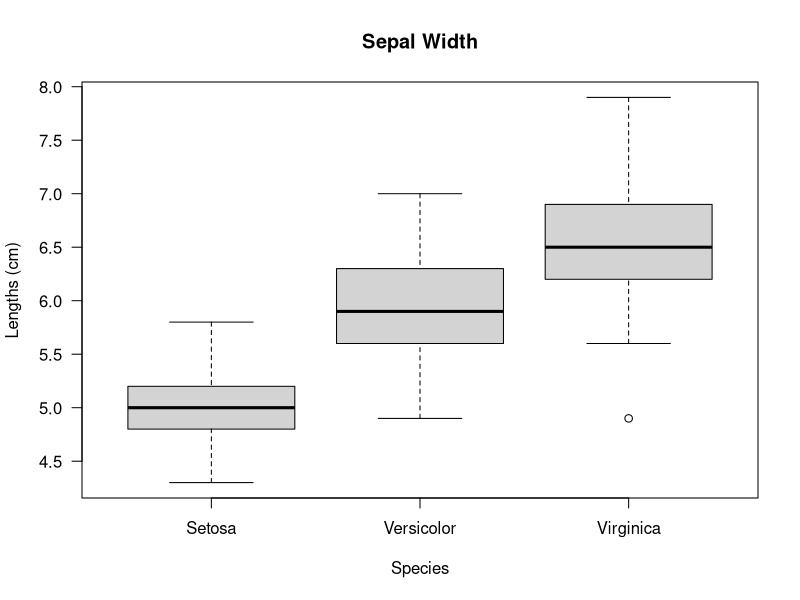
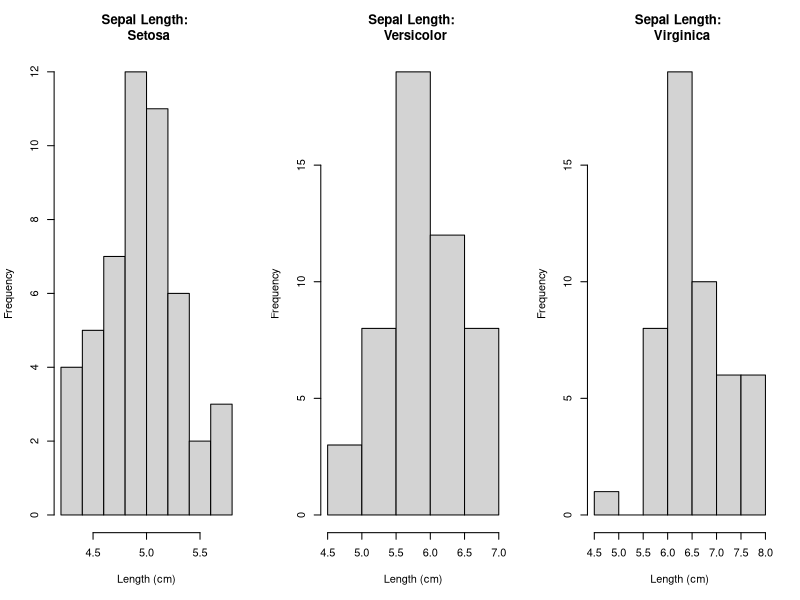
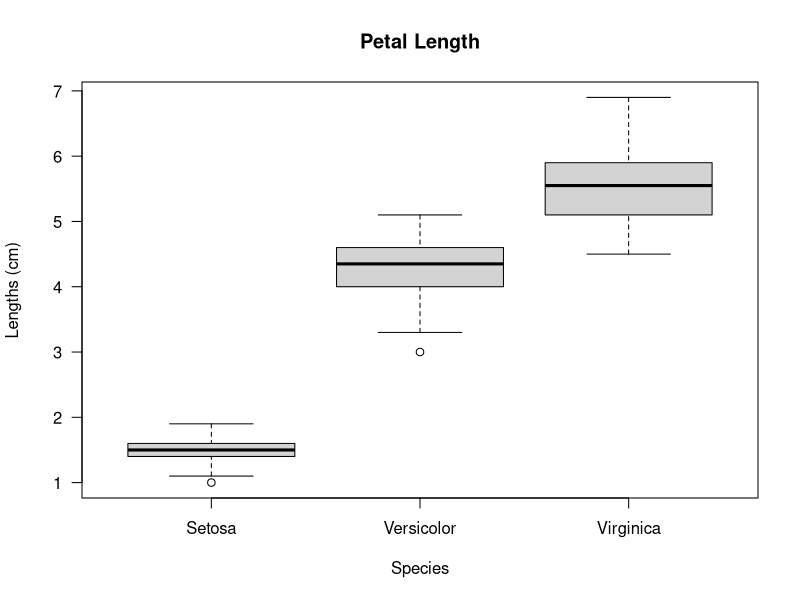
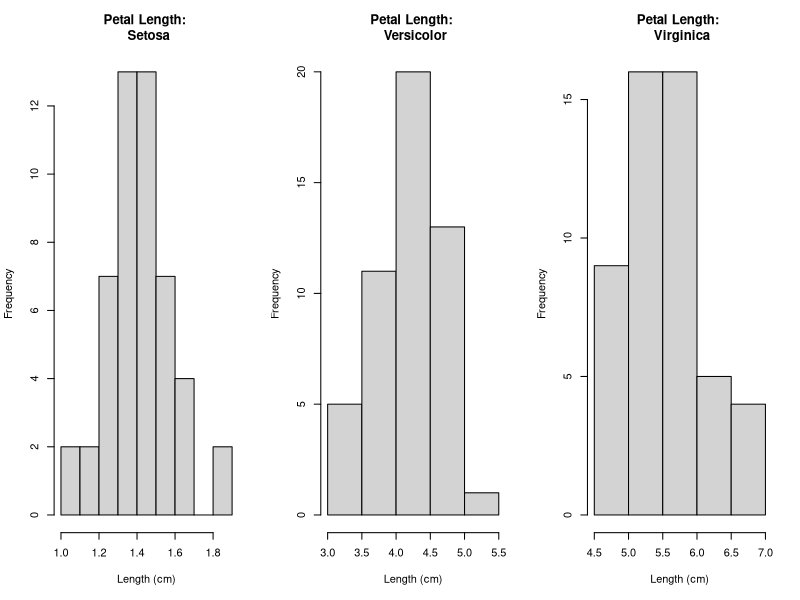
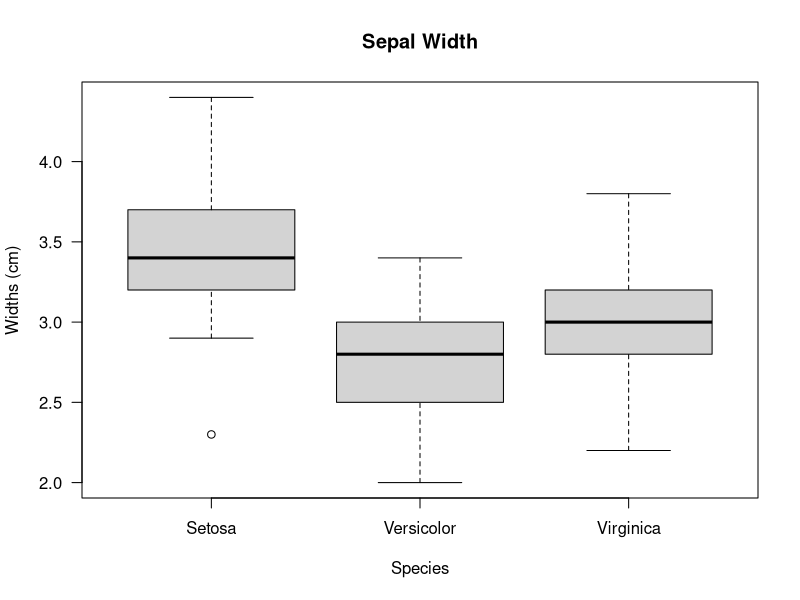
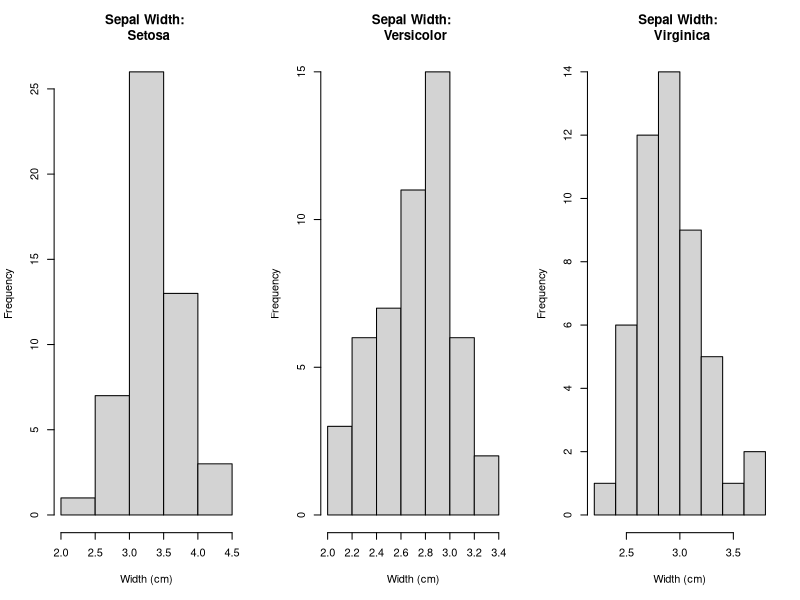
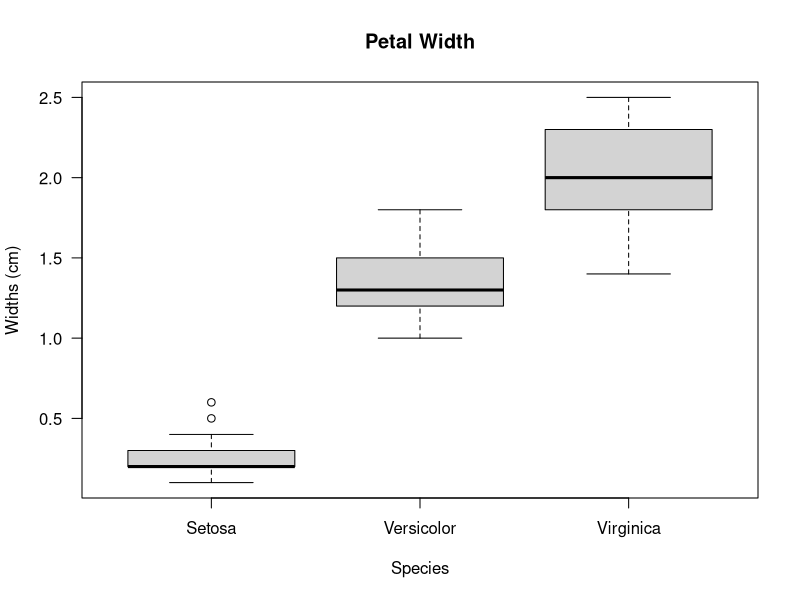
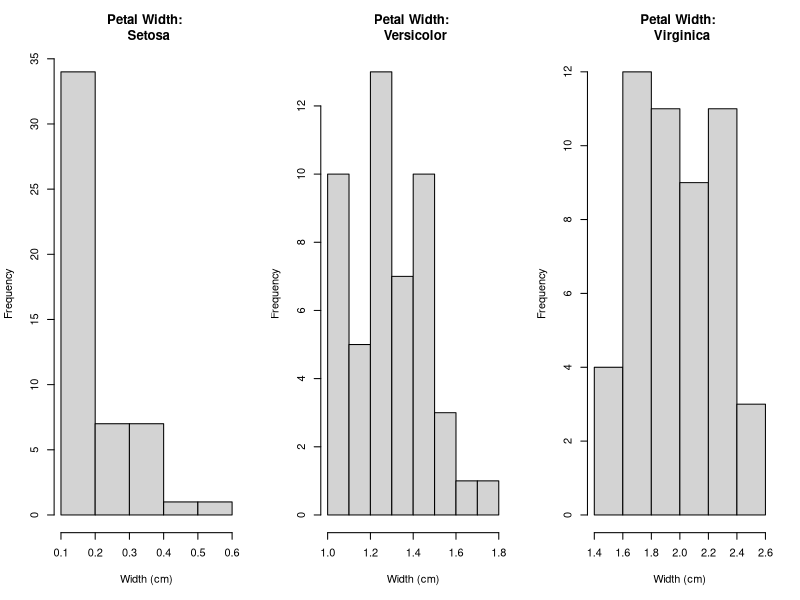

Write the R code that produced these figures, in order.
#packages
library(dplyr)

#load dataset
data(iris)

#basic analysis
##summary
summary(iris)
##summary
str(iris) 
##first observations
head(iris)

##################### Sepal length analysis #####################
##setosa
SS <-subset(iris, subset=Sepal.Length & Species == "setosa") %>%
     select(-Sepal.Width, -Petal.Length, -Petal.Width)
##versicolor
SV <-subset(iris, subset=Sepal.Length & Species == "versicolor") %>%
     select(-Sepal.Width, -Petal.Length, -Petal.Width)
##virginica
SVI <-subset(iris, subset=Sepal.Length & Species == "virginica") %>%
      select(-Sepal.Width, -Petal.Length, -Petal.Width)
#boxplot
boxplot(SS$Sepal.Length, 
        SV$Sepal.Length, 
        SVI$Sepal.Length, 
        xlab = "Species", 
        ylab ="Lengths (cm)", 
        main = "Sepal Width",
        las = 1, 
        names=c("Setosa", "Versicolor", "Virginica"))
#range
max(iris$Sepal.Length)-min(iris$Sepal.Length)
max(SS$Sepal.Length)-min(SS$Sepal.Length) #setosa
max(SV$Sepal.Length)-min(SV$Sepal.Length) #versicolor
max(SVI$Sepal.Length)-min(SVI$Sepal.Length) #virginica
#variance
var(SS$Sepal.Length) #setosa
var(SV$Sepal.Length) #versicolor
var(SVI$Sepal.Length) #virginica
#histogram
par(mfrow = c(1,3))
hist(SS$Sepal.Length, main = "Sepal Length: \n Setosa", xlab = "Length (cm)")
hist(SV$Sepal.Length, main = "Sepal Length: \n Versicolor", xlab = "Length (cm)")
hist(SVI$Sepal.Length, main = "Sepal Length: \n Virginica", xlab = "Length (cm)")


##################### Petal length analysis #####################
par(mfrow = c(1,1))
##setosa
PS <-subset(iris, subset=Petal.Length & Species == "setosa") %>%
     select(-Sepal.Width, -Sepal.Length, -Petal.Width)
##versicolor
PV <-subset(iris, subset=Petal.Length & Species == "versicolor") %>%
     select(-Sepal.Width, -Sepal.Length, -Petal.Width)
##virginica
PVI <-subset(iris, subset=Petal.Length & Species == "virginica") %>%
      select(-Sepal.Width, -Sepal.Length, -Petal.Width)
#boxplot
par(mfrow = c(1,1)) #fix previous code
boxplot(PS$Petal.Length, 
        PV$Petal.Length, 
        PVI$Petal.Length, 
        xlab = "Species", 
        ylab ="Lengths (cm)",
        main = "Petal Length",
        las = 1, 
        names=c("Setosa", "Versicolor", "Virginica"))
#range
max(iris$Petal.Length)-min(iris$Petal.Length)
max(PS$Petal.Length)-min(PS$Petal.Length) #setosa
max(PV$Petal.Length)-min(PV$Petal.Length) #versicolor
max(PVI$Petal.Length)-min(PVI$Petal.Length) #virginica
#variance
var(PS$Petal.Length) #setosa
var(PV$Petal.Length) #versicolor
var(PVI$Petal.Length) #virginica
#histogram
par(mfrow = c(1,3))
hist(PS$Petal.Length, main = "Petal Length: \n Setosa", xlab = "Length (cm)")
hist(PV$Petal.Length, main = "Petal Length: \n Versicolor", xlab = "Length (cm)")
hist(PVI$Petal.Length, main = "Petal Length: \n Virginica", xlab = "Length (cm)")

##################### Sepal width analysis #####################
##setosa
WS <-subset(iris, subset=Sepal.Width & Species == "setosa") %>%
     select(-Sepal.Length, -Petal.Length, -Petal.Width)
##versicolor
WV <-subset(iris, subset=Sepal.Width  & Species == "versicolor") %>%
     select(-Sepal.Length, -Petal.Length, -Petal.Width)
##virginica
WVI <-subset(iris, subset=Sepal.Width & Species == "virginica") %>%
      select(-Sepal.Length, -Petal.Length, -Petal.Width)
#boxplot
par(mfrow = c(1,1)) #fix previous code
boxplot(WS$Sepal.Width, 
        WV$Sepal.Width, 
        WVI$Sepal.Width, 
        xlab = "Species", 
        ylab ="Widths (cm)",
        main = "Sepal Width",
        las = 1, 
        names=c("Setosa", "Versicolor", "Virginica"))
#range
max(iris$Sepal.Width)-min(iris$Sepal.Width)
max(WS$Sepal.Width)-min(WS$Sepal.Width) #setosa
max(WV$Sepal.Width)-min(WV$Sepal.Width) #versicolor
max(WVI$Sepal.Width)-min(WVI$Sepal.Width) #virginica
#variance
var(WS$Sepal.Width) #setosa
var(WV$Sepal.Width) #versicolor
var(WVI$Sepal.Width) #virginica
#histogram
par(mfrow = c(1,3))
hist(WS$Sepal.Width, main = "Sepal Width: \n Setosa", xlab = "Width (cm)")
hist(WV$Sepal.Width, main = "Sepal Width: \n Versicolor", xlab = "Width (cm)")
hist(WVI$Sepal.Width, main = "Sepal Width: \n Virginica", xlab = "Width (cm)")

##################### Petal width analysis #####################
##setosa
WPS <-subset(iris, subset=Petal.Width & Species == "setosa") %>%
     select(-Sepal.Length, -Petal.Length, -Sepal.Width)
##versicolor
WPV <-subset(iris, subset=Petal.Width  & Species == "versicolor") %>%
     select(-Sepal.Length, -Petal.Length, -Sepal.Width)
##virginica
WPVI <-subset(iris, subset=Petal.Width & Species == "virginica") %>%
      select(-Sepal.Length, -Petal.Length, -Sepal.Width)
#boxplot
par(mfrow = c(1,1)) #fix previous code
boxplot(WPS$Petal.Width, 
        WPV$Petal.Width, 
        WPVI$Petal.Width, 
        xlab = "Species", 
        ylab ="Widths (cm)",
        main = "Petal Width",
        las = 1, 
        names=c("Setosa", "Versicolor", "Virginica"))
#range
max(iris$Petal.Width)-min(iris$Petal.Width)
max(WPS$Petal.Width)-min(WPS$Petal.Width) #setosa
max(WPV$Petal.Width)-min(WPV$Petal.Width) #versicolor
max(WPVI$Petal.Width)-min(WPVI$Petal.Width) #virginica
#variance
var(WPS$Petal.Width) #setosa
var(WPV$Petal.Width) #versicolor
var(WPVI$Petal.Width) #virginica
#histogram
par(mfrow = c(1,3))
hist(WPS$Petal.Width, main = "Petal Width: \n Setosa", xlab = "Width (cm)")
hist(WPV$Petal.Width, main = "Petal Width: \n Versicolor", xlab = "Width (cm)")
hist(WPVI$Petal.Width, main = "Petal Width: \n Virginica", xlab = "Width (cm)")


##################### :dizzy: Correlation analysis :dizzy:#####################
